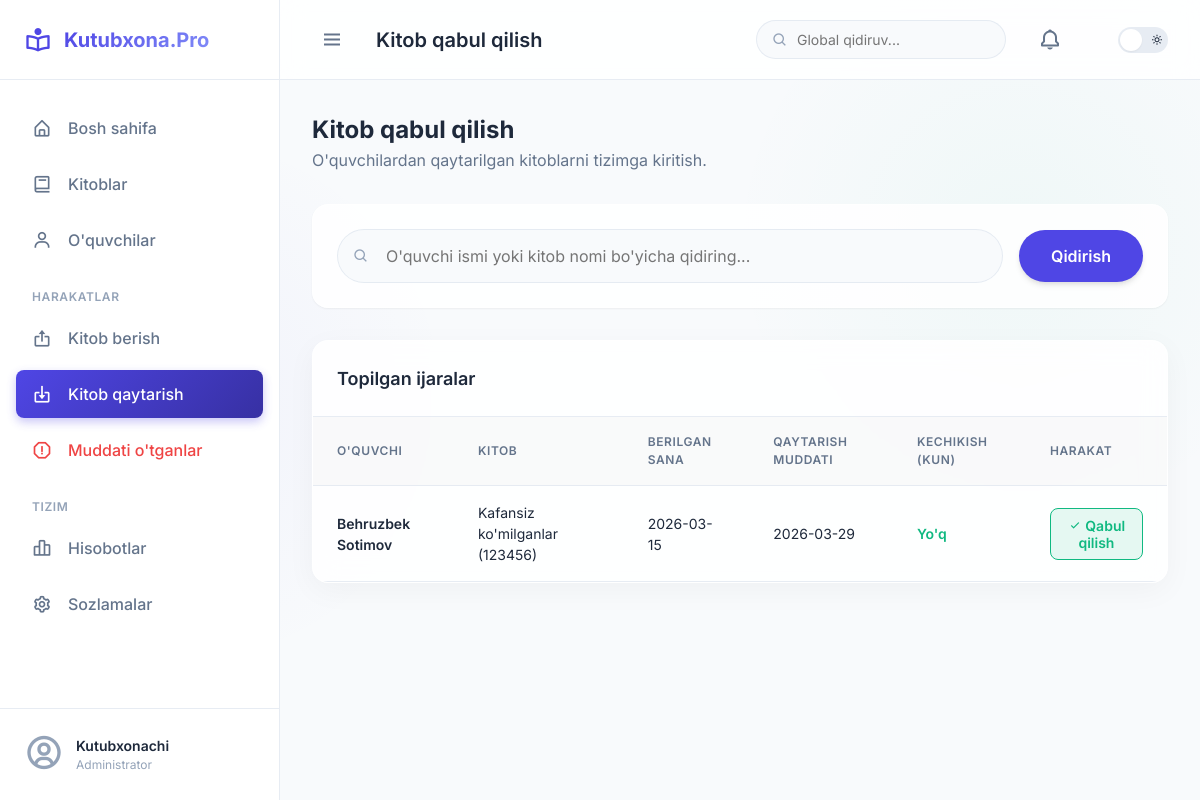
The app's page /return with its own data.
### tables this page shows
CREATE TABLE loans (
            id INTEGER PRIMARY KEY AUTOINCREMENT,
            student_id INTEGER NOT NULL,
            book_id INTEGER NOT NULL,
            issue_date DATE NOT NULL,
            due_date DATE NOT NULL,
            return_date DATE,
            status TEXT DEFAULT 'Faol',
            returned_condition TEXT,
            FOREIGN KEY (student_id) REFERENCES students (id),
            FOREIGN KEY (book_id) REFERENCES books (id)
        );

CREATE TABLE students (
            id INTEGER PRIMARY KEY AUTOINCREMENT,
            student_id TEXT UNIQUE NOT NULL,
            full_name TEXT NOT NULL,
            grade_level TEXT NOT NULL,
            parent_phone TEXT,
            status TEXT DEFAULT 'Faol'
        );

CREATE TABLE books (
            id INTEGER PRIMARY KEY AUTOINCREMENT,
            inventory_number TEXT UNIQUE NOT NULL,
            title TEXT NOT NULL,
            author TEXT NOT NULL,
            category TEXT,
            grade_level TEXT,
            total_copies INTEGER NOT NULL,
            publisher TEXT,
            publish_year TEXT,
            isbn TEXT,
            notes TEXT,
            status TEXT DEFAULT 'Yaxshi'
        );

### app.py (the view)
@app.route('/return')
def return_book():
    conn = database.get_db_connection()
    c = conn.cursor()
    search_query = request.args.get('q', '')
    if search_query:
        c.execute('''
            SELECT loans.id, students.full_name as student_name, books.title as book_title, books.inventory_number,
                   loans.issue_date, loans.due_date
            FROM loans
            JOIN students ON loans.student_id = students.id
            JOIN books ON loans.book_id = books.id
            WHERE loans.status = "Faol" AND loans.return_date IS NULL
            AND (students.full_name LIKE ? OR books.title LIKE ? OR books.inventory_number LIKE ?)
        ''', (f'%{search_query}%', f'%{search_query}%', f'%{search_query}%'))
        active_loans = c.fetchall()
    else:
        c.execute('''
            SELECT loans.id, students.full_name as student_name, books.title as book_title, books.inventory_number,
                   loans.issue_date, loans.due_date
            FROM loans
            JOIN students ON loans.student_id = students.id
            JOIN books ON loans.book_id = books.id
            WHERE loans.status = "Faol" AND loans.return_date IS NULL
            ORDER BY loans.issue_date DESC LIMIT 50
        ''')
        active_loans = c.fetchall()
    today_str = datetime.now().strftime('%Y-%m-%d')
    today_date = datetime.strptime(today_str, '%Y-%m-%d')
    loans_data = []
    for l in active_loans:
        l_dict = dict(l)
        due = datetime.strptime(l['due_date'], '%Y-%m-%d')
        diff = (today_date - due).days
        l_dict['delay_days'] = diff if diff > 0 else 0
        loans_data.append(l_dict)
    conn.close()
    return render_template('return.html', title='Kitob qabul qilish', loans=loans_data, search_query=search_query)

### app.py (called while the page is built)
@app.before_request
def setup_database_on_request():
    try:
        database.init_db()
    except Exception as e:
        print(f"Serverless DB Init Error: {e}")

### database.py (called while the page is built)
def get_db_connection():
    conn = sqlite3.connect(DB_PATH)
    conn.row_factory = sqlite3.Row
    return conn

### templates/return.html (shortened to what this page needs)
{% extends 'base.html' %}
{% block content %}
<div style="display: flex; justify-content: space-between; align-items: center; margin-bottom: 2rem;">
    <div>
        <h2 style="font-size: 1.5rem; font-weight: 700;">Kitob qabul qilish</h2>
        <p style="color: var(--text-secondary);">O'quvchilardan qaytarilgan kitoblarni tizimga kiritish.</p>
    </div>
</div>
<form action="{{ url_for('return_book') }}" method="GET" style="background: var(--bg-card); padding: 1.5rem; border-radius: var(--radius-xl); box-shadow: var(--shadow-sm); border: var(--glass-border); margin-bottom: 2rem; display: flex; gap: 1rem; align-items: center;">
    <div class="search-bar" style="flex: 1; width: auto;">
        <i class='bx bx-search'></i>
        <input type="text" name="q" value="{{ search_query }}" placeholder="O'quvchi ismi yoki kitob nomi bo'yicha qidiring..." style="padding: 1rem 1rem 1rem 3rem; font-size: 1rem; width: 100%;">
    </div>
    <button type="submit" style="padding: 1rem 2rem; background: var(--primary-color); color: white; border: none; border-radius: 2rem; font-family: inherit; font-size: 1rem; font-weight: 600; cursor: pointer; transition: all 0.2s; box-shadow: var(--shadow-md);">
        Qidirish
    </button>
</form>
<div class="table-container">
    <div class="table-header">
        <h3 class="table-title">Topilgan ijaralar</h3>
    </div>
    <div style="overflow-x: auto;">
        <table class="custom-table">
            <thead>
                <tr>
                    <th>O'quvchi</th>
                    <th>Kitob</th>
                    <th>Berilgan sana</th>
                    <th>Qaytarish muddati</th>
                    <th>Kechikish (kun)</th>
                    <th>Harakat</th>
                </tr>
            </thead>
            <tbody>
                {% for loan in loans %}
                <tr>
                    <td style="font-weight: 600;">{{ loan.student_name }}</td>
                    <td>{{ loan.book_title }} ({{ loan.inventory_number }})</td>
                    <td>{{ loan.issue_date }}</td>
                    <td>{{ loan.due_date }}</td>
                    <td>
                        {% if loan.delay_days > 0 %}
                            <span style="color: var(--danger); font-weight: 600;">{{ loan.delay_days }} kun</span>
                        {% else %}
                            <span style="color: var(--success); font-weight: 600;">Yo'q</span>
                        {% endif %}
                    </td>
                    <td>
                        <button onclick="openReturnModal('{{ loan.id }}')" style="padding: 0.5rem 1rem; background: rgba(16, 185, 129, 0.1); color: var(--success); border: 1px solid var(--success); border-radius: var(--radius-md); font-family: inherit; font-size: 0.875rem; font-weight: 600; cursor: pointer; transition: all 0.2s;">
                            <i class='bx bx-check'></i> Qabul qilish
                        </button>
                    </td>
                </tr>
                {% else %}
                <tr>
                    <td colspan="6" style="text-align: center; padding: 2rem; color: var(--text-tertiary);">Hech qanday faol ijara topilmadi.</td>
                </tr>
                {% endfor %}
            </tbody>
        </table>
    </div>
</div>
{% endblock %}

### static/css/style.css (style rules this page uses)
:root { --primary-color: #4F46E5; --primary-light: #818CF8; --primary-dark: #3730A3; --bg-main: #F8FAFC; --bg-card: rgba(255, 255, 255, 0.85); --bg-sidebar: rgba(255, 255, 255, 0.95); --text-primary: #1E293B; --text-secondary: #64748B; --text-tertiary: #94A3B8; --border-color: rgba(226, 232, 240, 0.8); --success: #10B981; --warning: #F59E0B; --danger: #EF4444; --info: #3B82F6; --glass-blur: blur(12px); --glass-border: 1px solid rgba(255, 255, 255, 0.5); --shadow-sm: 0 1px 2px 0 rgba(0, 0, 0, 0.05); --shadow-md: 0 4px 6px -1px rgba(0, 0, 0, 0.1), 0 2px 4px -1px rgba(0, 0, 0, 0.06); --shadow-lg: 0 10px 15px -3px rgba(0, 0, 0, 0.1), 0 4px 6px -2px rgba(0, 0, 0, 0.05); --shadow-card: 0 8px 30px rgba(0,0,0,0.04); --radius-sm: 0.375rem; --radius-md: 0.5rem; --radius-lg: 0.75rem; --radius-xl: 1rem; --radius-2xl: 1.5rem; --transition: all 0.3s cubic-bezier(0.4, 0, 0.2, 1); }
* { margin: 0; padding: 0; box-sizing: border-box; }
body { font-family: 'Inter', sans-serif; background-color: var(--bg-main); color: var(--text-primary); line-height: 1.5; transition: background-color 0.3s ease; background-image: radial-gradient(circle at 15% 50%, rgba(79, 70, 229, 0.04), transparent 25%), radial-gradient(circle at 85% 30%, rgba(16, 185, 129, 0.04), transparent 25%); background-attachment: fixed; }
.search-bar { position: relative; width: 250px; }
.search-bar i { position: absolute; left: 1rem; top: 50%; transform: translateY(-50%); color: var(--text-tertiary); }
.search-bar input { width: 100%; padding: 0.6rem 1rem 0.6rem 2.5rem; border-radius: 2rem; border: 1px solid var(--border-color); background: var(--bg-main); color: var(--text-primary); font-family: inherit; font-size: 0.875rem; transition: var(--transition); }
.table-container { background: var(--bg-card); backdrop-filter: var(--glass-blur); -webkit-backdrop-filter: var(--glass-blur); border: var(--glass-border); border-radius: var(--radius-xl); box-shadow: var(--shadow-card); overflow: hidden; margin-bottom: 2rem; }
.table-header { padding: 1.5rem; border-bottom: 1px solid var(--border-color); display: flex; justify-content: space-between; align-items: center; }
.table-title { font-size: 1.125rem; font-weight: 600; }
.custom-table { width: 100%; border-collapse: collapse; }
.custom-table th { background: rgba(0,0,0,0.02); padding: 1rem 1.5rem; text-align: left; font-size: 0.75rem; text-transform: uppercase; letter-spacing: 0.05em; color: var(--text-secondary); font-weight: 600; border-bottom: 1px solid var(--border-color); }
.custom-table td { padding: 1rem 1.5rem; border-bottom: 1px solid var(--border-color); font-size: 0.875rem; color: var(--text-primary); }
.custom-table tbody tr { transition: var(--transition); }

### records on screen
loans: student_name "Behruzbek Sotimov", book_title "Kafansiz ko'milganlar", inventory_number "123456", issue_date "2026-03-15", due_date "2026-03-29"

### other values on screen
{{ title }} "Kitob qabul qilish"
